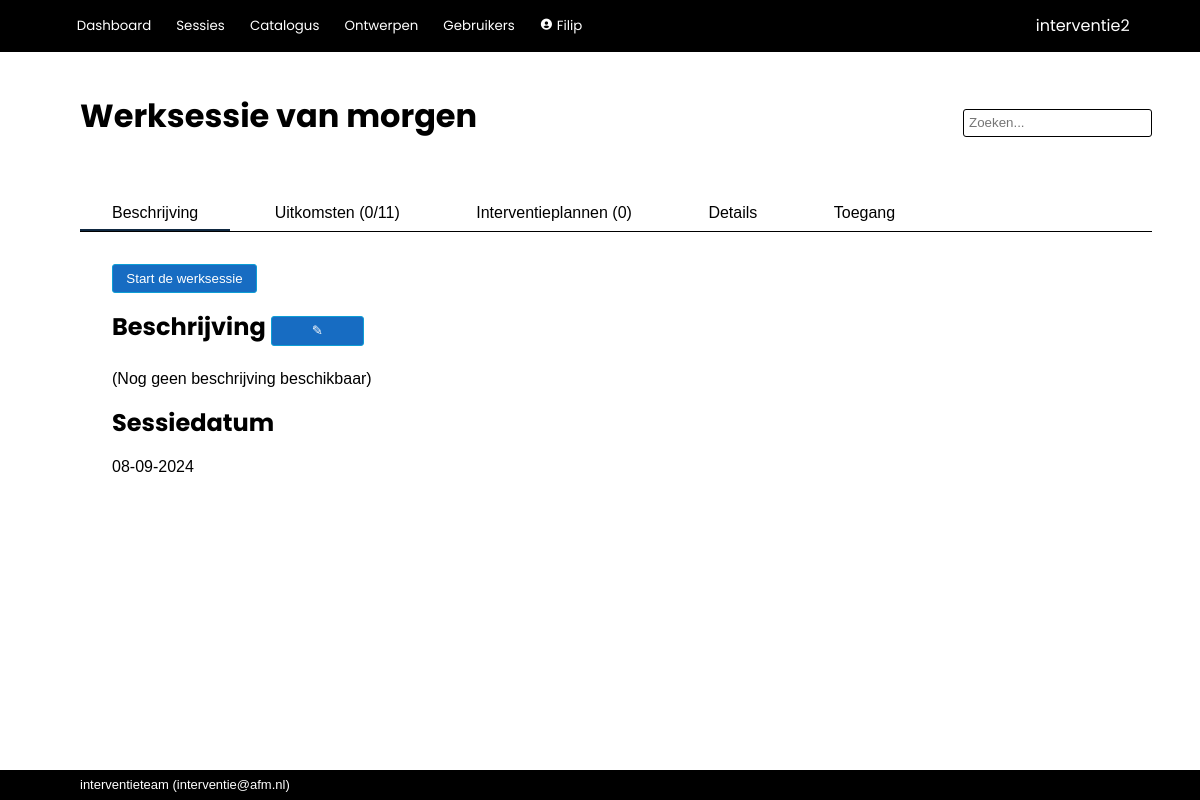
Before: /worksession/4 (signed in) with the older database file.
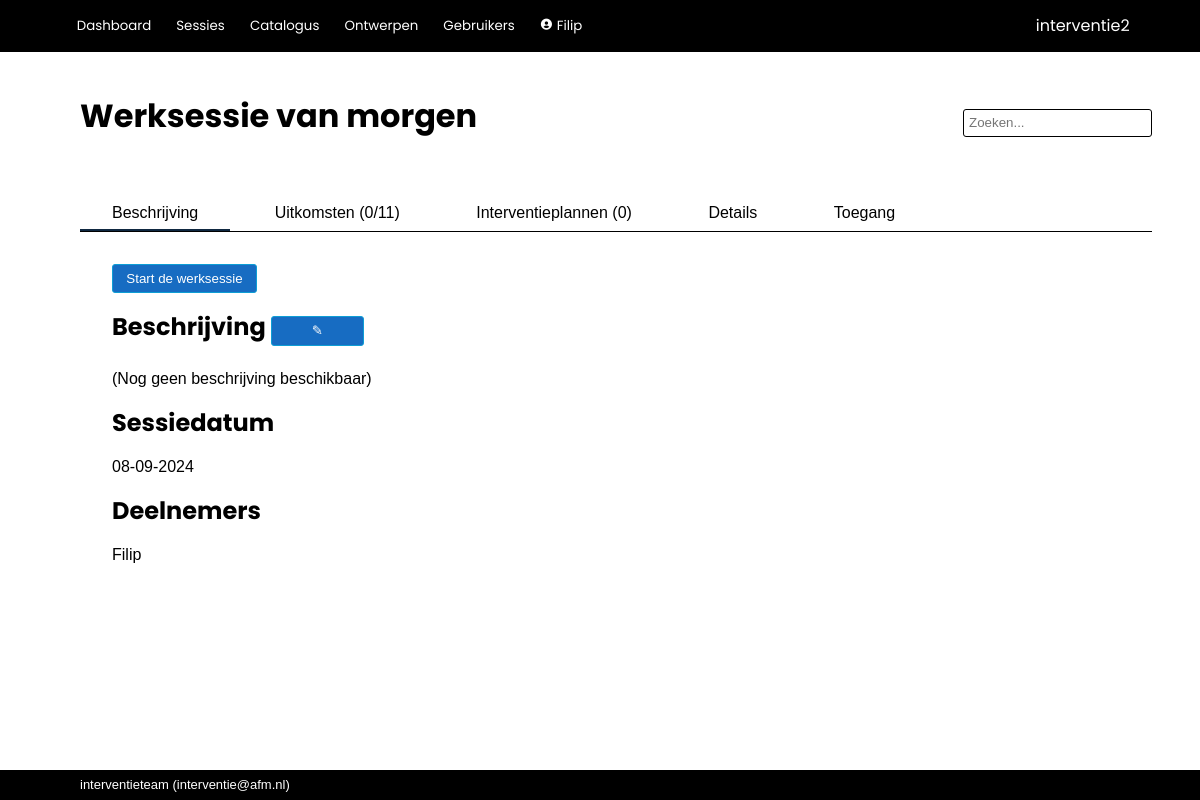
After: the same page with the newer database file.
### interventie2/models.py (models this page shows, shortened)
class User(db.Model, UserMixin):
    __tablename__ = 'users'
    id            = db.Column(db.Integer, primary_key=True)
    name          = db.Column(db.String(80), nullable=False, unique=True)
    password      = db.Column(db.String(200), nullable=False)
    role_id       = db.Column(db.Integer, db.ForeignKey('roles.id'), nullable=False, default=4) #references roles.id
    description   = db.Column(db.String(2000), nullable=False, default="")
    email         = db.Column(db.String(254))
    link          = db.Column(db.String(1000))
    active        = db.Column(db.Boolean, nullable=False, default=True)
    date_created  = db.Column(db.DateTime(timezone=True), server_default=func.now())
    last_seen     = db.Column(db.DateTime(timezone=True), server_default=func.now())
    role = relationship('Role')
    messages = relationship('Message', back_populates='recipient', foreign_keys="Message.recipient_id", cascade='all, delete-orphan')
    messages_sent = relationship('Message', back_populates='sender', foreign_keys="Message.sender_id")
    worksession = relationship('Worksession', back_populates='creator')
    plan = relationship('Plan', back_populates='creator')
    allowed_worksessions = relationship('Worksession', secondary='worksession_access', back_populates='allowed_users')
    owned_instruments = relationship('Instrument', back_populates='owner')
    def unread_messages(self):
        return sum(1 for message in self.messages if (message.unread) and (message.deliver_after.date() <= date.today()))
    def unread_message_alert(self):
        return self.unread_messages() > 0

class Worksession(db.Model):
    __tablename__ = 'worksessions'
    id            = db.Column(db.Integer, primary_key=True)
    name          = db.Column(db.String(100), nullable=False)
    date_modified = db.Column(db.DateTime(timezone=True), server_default=func.now())
    parent_id     = db.Column(db.Integer, db.ForeignKey('worksessions.id'))
    child_description = db.Column(db.String(2000), nullable=False, default="")
    participants  = db.Column(db.String(500), nullable=False, default="")
    date          = db.Column(db.DateTime(timezone=True))
    project_number= db.Column(db.String(100))
    description   = db.Column(db.String(2000), nullable=False, default="")
    effect        = db.Column(db.String(2000), nullable=False, default="")
    link_to_page  = db.Column(db.String(1000), nullable=False, default="")
    show_instruments = db.Column(db.Boolean, default=True)
    mark_top_instruments = db.Column(db.Integer, nullable=False, default=1)
    show_rest_instruments = db.Column(db.Boolean, default=False)
    show_tags     = db.Column(db.Boolean, default=True)
    presenter_mode_zoom = db.Column(db.Numeric(3,2), nullable=False, default=1.25)
    presenter_mode_color_title = db.Column(db.String(7))
    presenter_mode_text_color_title = db.Column(db.String(7))
    presenter_mode_color_nav = db.Column(db.String(7))
    presenter_mode_text_color = db.Column(db.String(7))
    presenter_mode_text_color_nav = db.Column(db.String(7))
    presenter_mode_color_coll = db.Column(db.String(7))
    presenter_mode_text_color_coll = db.Column(db.String(7))
    presenter_mode_color_highlight = db.Column(db.String(7))
    presenter_mode_text_color_highlight = db.Column(db.String(7))
    presenter_mode_text_color_heading = db.Column(db.String(7))
    presenter_mode_background_color1 = db.Column(db.String(7))
    presenter_mode_background_color2 = db.Column(db.String(7))
    archived      = db.Column(db.Boolean, default=False)
    question_set_id = db.Column(db.Integer, db.ForeignKey('question_sets.id'))
    process_id    = db.Column(db.Integer, db.ForeignKey('processes.id'), nullable=False, default=1)
    enable_voting = db.Column(db.Boolean, default=False)
    voting_key    = db.Column(db.String(6), nullable=False, default=generate_secret_key(6))
    creator_id    = db.Column(db.Integer, db.ForeignKey('users.id'))
    secret_key    = db.Column(db.String(20), nullable=False, default=generate_secret_key())
    parent = relationship('Worksession', remote_side=[id], backref='children')
    creator = relationship('User', back_populates='worksession')
    allowed_users = relationship('User', secondary='worksession_access', back_populates='allowed_worksessions')
    answers = relationship('Answer', back_populates='worksession', cascade='all, delete-orphan')
    votes = relationship('Votes', back_populates='worksession', cascade='all, delete-orphan')
    question_set = relationship('QuestionSet')
    process = relationship('Process')
    plan = relationship('Plan', back_populates='worksession', cascade='all, delete-orphan')
    def completion(self, perc=False, raw=False, dec=0):
        given_answers = 0
        for a in self.answers:
            if a.completed():
                given_answers += 1
        if perc:
            return f'{round((given_answers/(1.0*self.question_set.size()))*100,dec)}%'
        if raw:
            return given_answers/(1.0*self.question_set.size())
        return f'{given_answers}/{self.question_set.size()}'
    def is_option_selected(self, option):
        for answer in self.answers:
            for selection in answer.selection:
                if option == selection.option:
                    return True
        return False

class Question(db.Model):
    __tablename__ = 'questions'
    id            = db.Column(db.Integer, primary_key=True)
    name          = db.Column(db.String(500), nullable=False)
    description   = db.Column(db.String(2000), nullable=False, default="")
    question_set_id = db.Column(db.Integer, db.ForeignKey('question_sets.id'))  #references question_sets.id
    allow_motivation = db.Column(db.Boolean, nullable=False, default=True)
    allow_choice  = db.Column(db.Boolean, nullable=False, default=True)
    allow_multiselect = db.Column(db.Boolean, nullable=False, default=False)
    allow_weight  = db.Column(db.Boolean, nullable=False, default=False)
    order         = db.Column(db.Integer, nullable=False, default=100)
    required_active_tags = relationship('Tag', secondary='question_required_tags')
    options = relationship('Option', cascade='all, delete-orphan')
    question_set = relationship('QuestionSet', back_populates='questions')
    @hybrid_property
    def is_category(self):
        return (not(self.allow_motivation or self.allow_choice))

### interventie2/main/routes.py (the view)
@main.route('/worksession/<int:worksession_id>', methods=['GET', 'POST'])
@login_required
def show_worksession(worksession_id):
	if not current_user.role.see_all_worksessions and current_user not in Worksession.query.get(worksession_id).allowed_users:
		return render_template('error/index.html', title='Onvoldoende rechten', message='Onvoldoende rechten om deze sessie te zien.')
	worksession = Worksession.query.get(worksession_id)
	advisor = Advisor(worksession=worksession, instruments=Instrument.query.all())
	to_be_hashed = f'{date.today()}{worksession.secret_key}'
	invitation_string = hashlib.sha1(to_be_hashed.encode('utf-8')).hexdigest()
	form = EditWorksessionAccessForm()
	form.user.choices = [(user.id, user.name) for user in User.query.order_by(User.name)]
	if form.validate_on_submit():
		for user_id in form.user.data:
			worksession.allowed_users.append(User.query.get(user_id))
		db.session.commit()
	elif request.method == "GET":
		pass
	return render_template('main/worksession.html',
						worksession=worksession,
						advisor=advisor,
						form=form,
						invitation_string=invitation_string)

### interventie2/main/templates/main/worksession.html (shortened to what this page needs)
{% extends 'base.html' %}
{% block page_title %}
{{ worksession.name }} {% if worksession.project_number != "" %}({{ worksession.project_number }}){% endif %}
{% endblock %}
{% block tabs %}
<div class="tab_bar">
    <button class="tablinks" onclick="switch_tab(event, 'ws_main')" id="defaultOpen">Beschrijving</button>
    <button class="tablinks" onclick="switch_tab(event, 'ws_summary')">Uitkomsten ({{ worksession.completion() }})</button>
    <button class="tablinks" onclick="switch_tab(event, 'ws_plans')">Interventieplannen ({{ worksession.plan | count }})</button>
    <button class="tablinks" onclick="switch_tab(event, 'ws_details')">Details</button>
    <button class="tablinks" onclick="switch_tab(event, 'ws_settings')">Toegang</button>
</div>
{% endblock %}
{% block body %}
<div id="ws_main" class="tabcontent text_area">
        <a href="{{ url_for('main.case', worksession_id=worksession.id) }}"><button type="button">Start de werksessie</button></a>
    <h1>Beschrijving
        <a href="{{ url_for('main.edit_worksession', worksession_id=worksession.id) }}"><button type="button">✎</button></a>
    </h1>
    {% if worksession.description | length == 0 %}
        (Nog geen beschrijving beschikbaar)
    {% endif %}
    <h1>Sessiedatum</h1>
    {{ worksession.date.strftime('%d-%m-%Y') }}
    {% if worksession.participants | length > 0 %}
        <h1>Deelnemers</h1>
        {{ worksession.participants | escape | markdown }}
    {% endif %}
</div>
{% endblock %}

### interventie2/templates/base.html (shortened to what this page needs)
<!DOCTYPE html>
<html lang="en">
    <head>
        <link rel="stylesheet" href="{{ url_for('static', filename='css/styles.css')}}">
        <link href="https://unpkg.com/boxicons@2.1.2/css/boxicons.min.css" rel="stylesheet">
    </head>
    <body>
        {% import 'jinja_macros.html' as macro %}
        <header>
            <div class="logo">{{ config['APP_NAME'] }}</div>
            <div class="modes">
                {% if current_user.is_authenticated %}
                    <button>
                        <a href="{{ url_for('main.index') }}">Dashboard</a>
                    </button>
                    <button>
                        <a href="{{ url_for('main.worksessions') }}">Sessies</a>
                    </button>
                    <button>
                        <a href="{{ url_for('catalog.index') }}">Catalogus</a>
                    </button>
                    {% if current_user.role.edit_questionnaire %}
                        <button>
                            <a href="{{ url_for('tools.index') }}">Ontwerpen</a>
                        </button>
                    {% endif %}
                    {% if current_user.role.edit_users %}
                        <button>
                            <a href="{{ url_for('admin.index') }}">Gebruikers</a>
                        </button>
                    {% endif %}
                    <button>
                        <a href="{{ url_for('admin.user', id=current_user.id) }}"><i class='bx bxs-user-circle'></i>
                            {{ current_user.name }}
                        </a>
                    </button>
                {% else %}
                    <button>
                        <a href="{{ url_for('main.login') }}">Login</a>
                    </button>
                {% endif %}
            </div>
        </header>
        <nav>
            <div class="title">{% block page_title %}{% endblock %}</div>
            {% if current_user.is_authenticated %}
                <form action="/analysis/search" method="get" class="search">
                    <input id="search" type="search"  name="q" value="{{ request.args.get('q') or '' }}" placeholder="Zoeken...">
                </form>
            {% endif %}
            <div class="tabs">{% block tabs %}{% endblock %}</div>
        </nav>
        <main>
            <section>{% block body %}{% endblock %}</section>
        </main>
        <footer>{{ config['MAINTAINER'] }} (<a href="mailto:{{ config['MAINTAINER_EMAIL'] }}">{{ config['MAINTAINER_EMAIL'] }}</a>)</footer>
    </body>
</html>

Changed rows visible on the page:
changed Worksession "Werksessie van morgen": participants (not shown) → "Filip"
Other visible differences:
text now shown: "Deelnemers"
